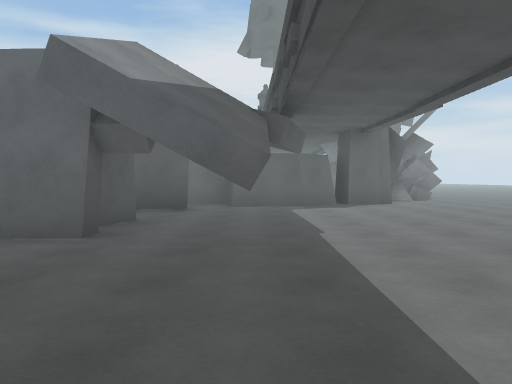
[1] (above)

24 first-person views from a walk through a scene from a Unity 3-D project. The camera is 1.3 m above the floor, tilts 2° down and sees 70° across. The floor is counted in squares, 2 m on a side. Each view is taken from the middle of a square. On the plan, view 1 faces up. The plan holds only what a view shows up to about 11 squares ahead; the rest is blank. The place goes on beyond the plan. Some surface patterns are stand-ins.

[2]
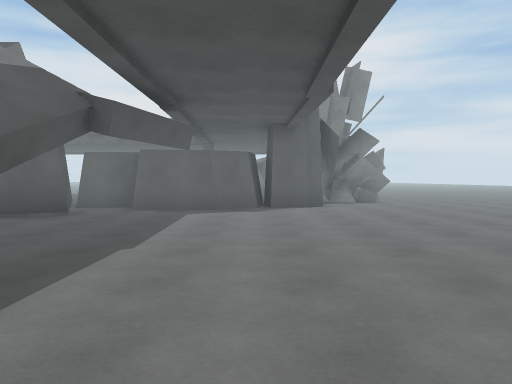

[3]
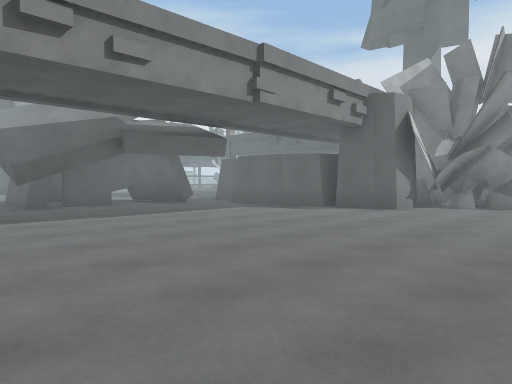

[4]
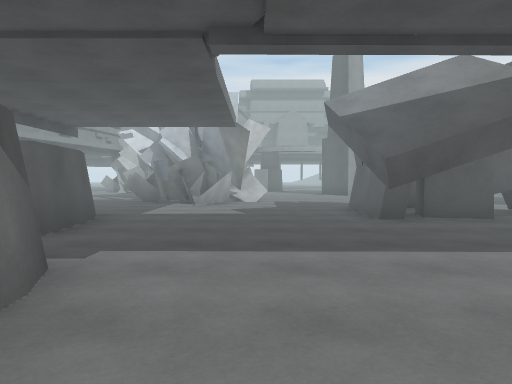

[5]
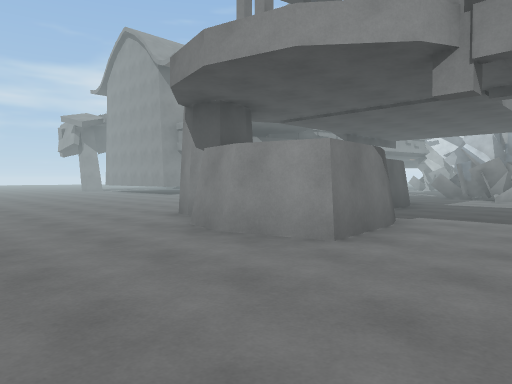

[6]
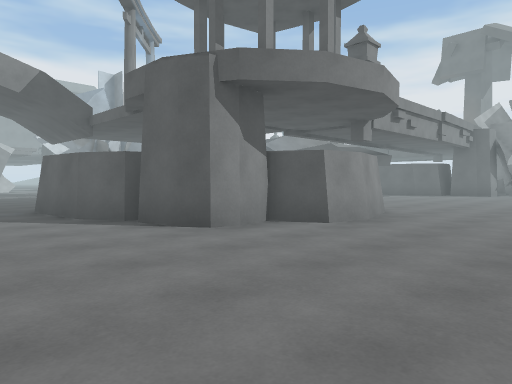

[7]
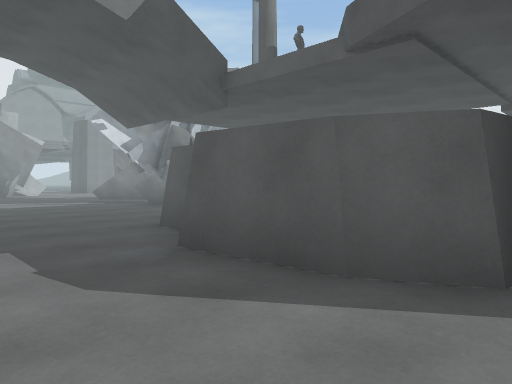

[8]
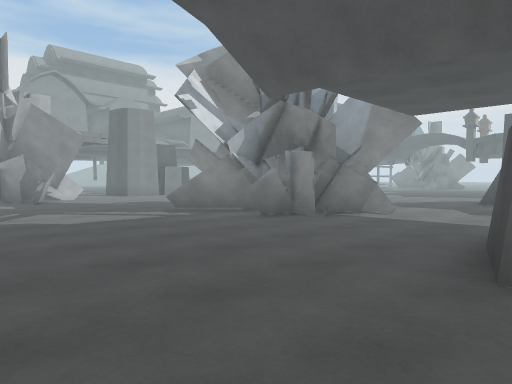

[9]
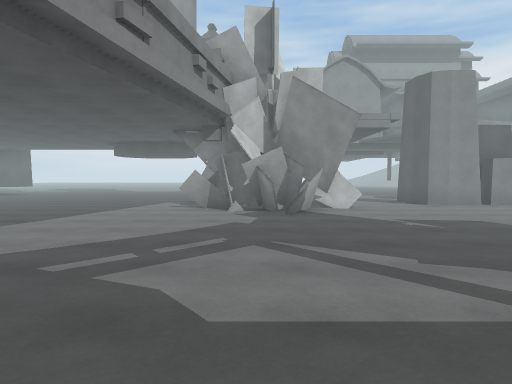

[10]
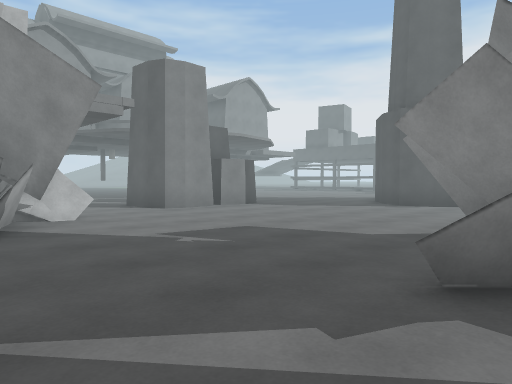

[11]
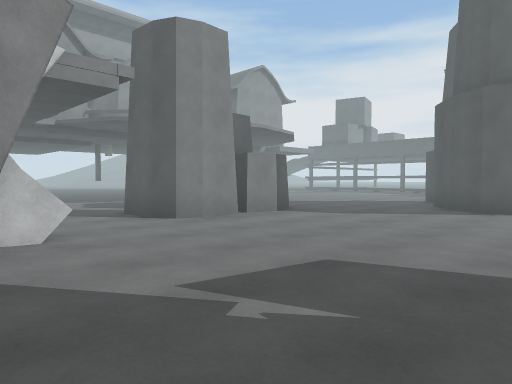

[12]
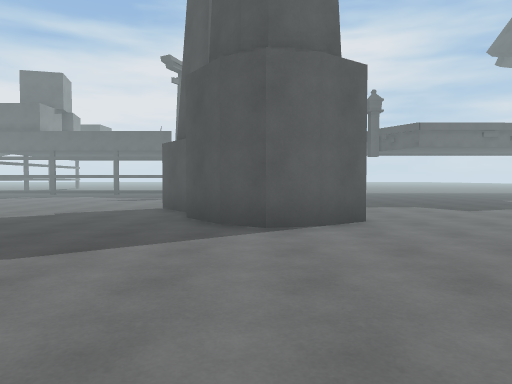

[13]
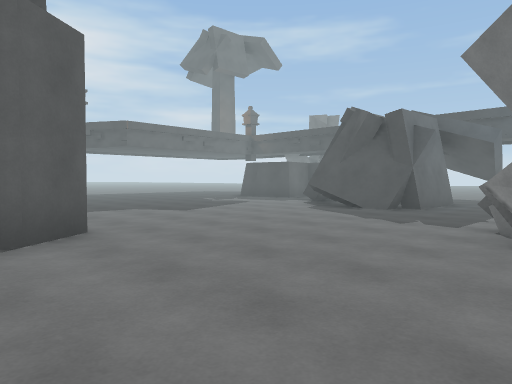

[14]
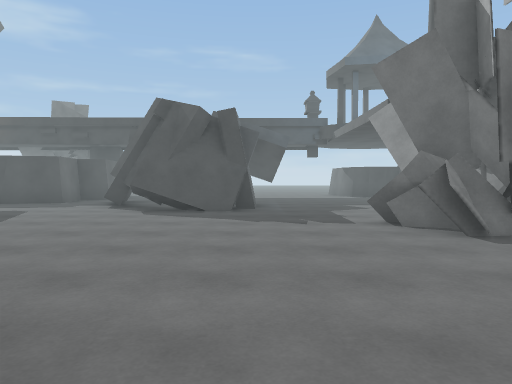

[15]
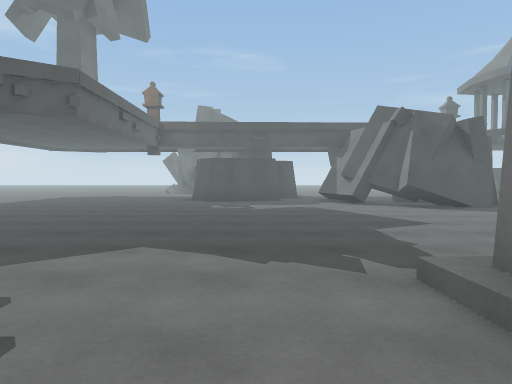

[16]
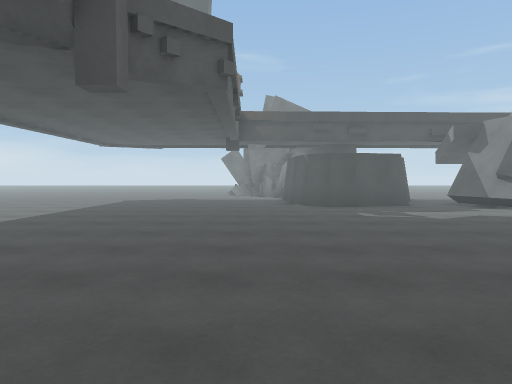

[17]
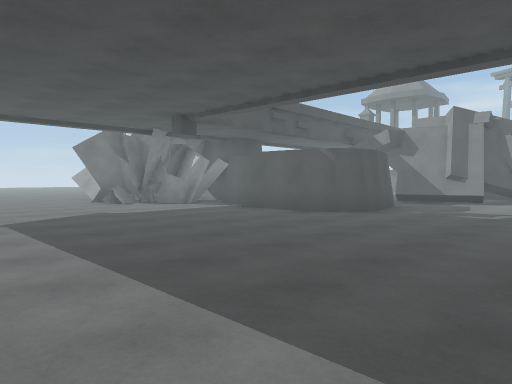

[18]
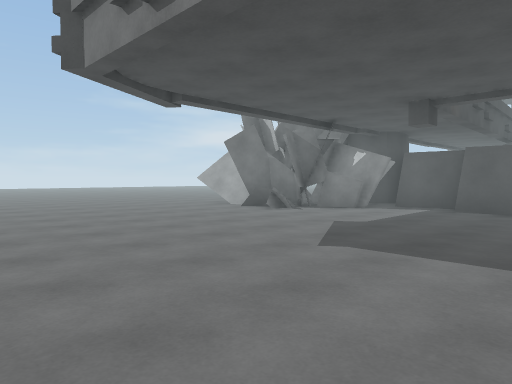

[19]
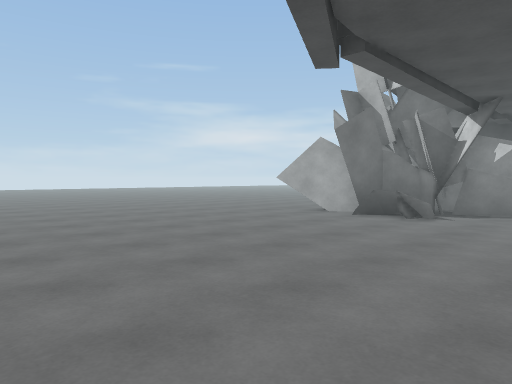

[20]
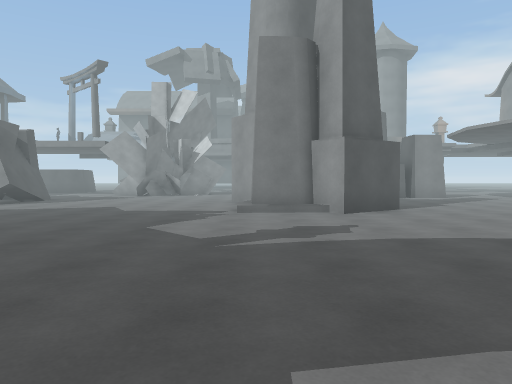

[21]
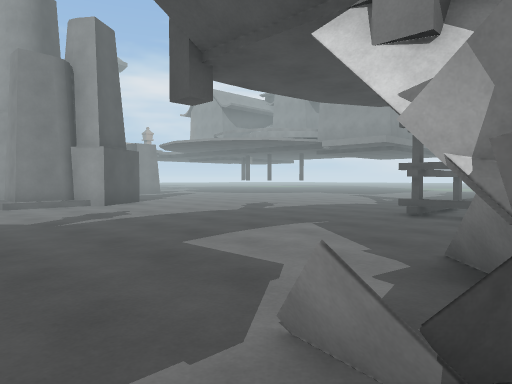

[22]
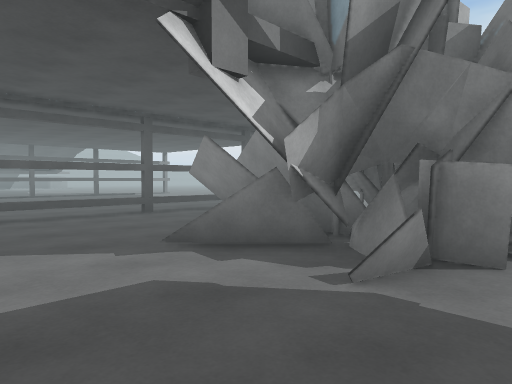

[23]
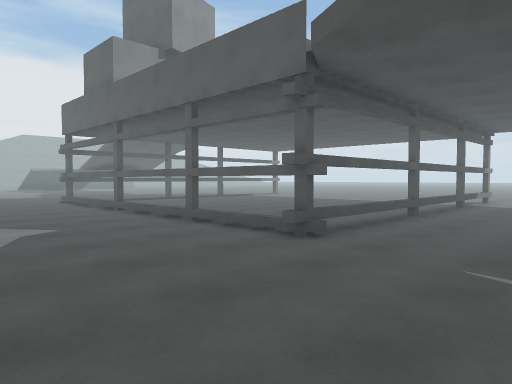

[24]
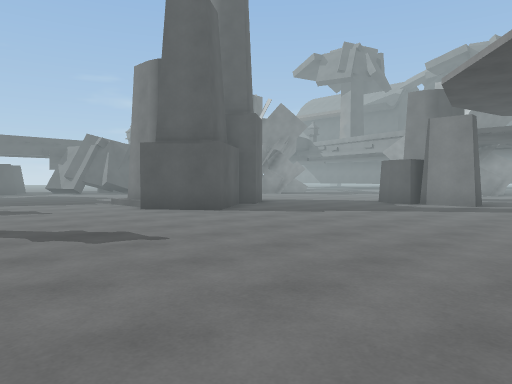

### Floor plan
Key: @ floor where view 1 was taken; # wall or solid block; x gap in a wall; . floor; = window, fence, low wall or low ledge; T thing the floor can be seen under or through.
Columns run from 25 left of view 1 to 7 right of it. Each row starts with its distance up from view 1.
 20      ....T.. #         .......
 19     .....T..####      ...........
 18    ......T..####.  ..............
 17  #.......T.....=.  ..............
 16  #   ....T....... ...............
 15 .#####TTTT.......................
 14 .............................=##.
 13     ........................###..
 12      ...................##.####..
 11      ..................#######=..
 10      ..................#######...
  9       ......#............##......
  8       .....####........#.........
  7       ......# .......###........
  6       ......###......###........
  5       .......##......###.........
  4        ..............###.#.......
  3        .###......................
  2        ..##......##..............
  1      ....##......###=............
  0      ...........####.....@####...
 -1         ........###....#### ##..
 -2           ##....=......#    #...
 -3           ###..........######....
 -4           ###...........##.......
 -5          ###.....................
 -6          x........  .............

Where each view was taken, in squares from view 1:
view 1: 0 up, 0 right, facing up
view 2: 1 up, 2 right, facing up
view 3: 2 up, 7 right, facing up-left
view 4: 2 up, 4 right, facing left
view 5: 3 up, 7 right, facing down-left
view 6: 6 down, 7 right, facing up-left
view 7: 6 down, 2 right, facing up-left
view 8: 6 down, 2 left, facing up-left
view 9: 4 down, 6 left, facing left
view 10: 4 down, 8 left, facing up-left
view 11: 3 down, 10 left, facing up-left
view 12: 0 up, 12 left, facing up
view 13: 1 up, 12 left, facing up-right
view 14: 4 up, 12 left, facing right
view 15: 10 up, 13 left, facing right
view 16: 13 up, 11 left, facing right
view 17: 18 up, 6 left, facing down-right
view 18: 20 up, 2 left, facing down-right
view 19: 20 up, 1 right, facing down-right
view 20: 16 up, 11 left, facing down
view 21: 18 up, 9 left, facing down-left
view 22: 15 up, 9 left, facing up-left
view 23: 12 up, 13 left, facing up-left
view 24: 13 up, 20 left, facing down-right
